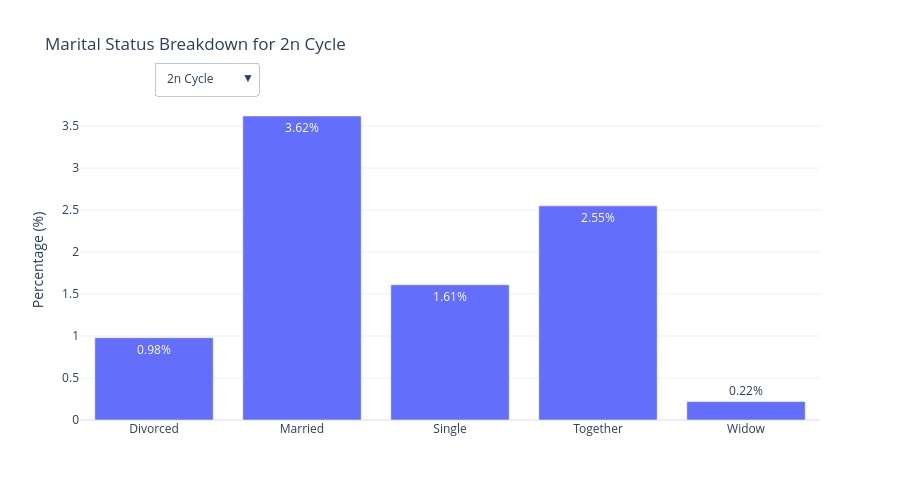

This figure's notebook cell:
### Code cell
import plotly.graph_objects as go

# 1. Prepare data (ensure columns are the marital statuses)
# ct_pct should have Education as index and Marital Statuses as columns
categories = ct_pct.index.tolist()  # Education levels
status_cols = ct_pct.columns.tolist()  # Marital Statuses

fig = go.Figure()

# 2. Add a trace for each Education level (initially only the first one is visible)
for i, edu in enumerate(categories):
    fig.add_trace(
        go.Bar(
            x=status_cols,
            y=ct_pct.loc[edu],
            name=edu,
            visible=(i == 0), # Only first education level shown by default
            text=[f"{v:.2f}%" for v in ct_pct.loc[edu]],
            textposition='auto',
        )
    )

# 3. Create the dropdown menu
dropdown_buttons = []
for i, edu in enumerate(categories):
    # Create a list of booleans: True for the current trace, False for others
    visibility = [False] * len(categories)
    visibility[i] = True
    
    dropdown_buttons.append(dict(
        label=edu,
        method="update",
        args=[{"visible": visibility},
              {"title": f"Marital Status Breakdown for {edu}"}]
    ))

# 4. Update layout with the menu
fig.update_layout(
    updatemenus=[dict(
        active=0,
        buttons=dropdown_buttons,
        direction="down",
        pad={"r": 10, "t": 10},
        showactive=True,
        x=0.1,
        xanchor="left",
        y=1.15,
        yanchor="top"
    )],
    title=f"Marital Status Breakdown for {categories[0]}",
    yaxis_title="Percentage (%)",
    template="plotly_white",
    height=500
)

fig.show()

### Figure 1 — Plotly figure (JSON) as saved in the notebook; plotly's stock layout.template omitted (floating-point values rounded to 4 significant figures)
{"data": [{"name": "2n Cycle", "text": ["0.98%", "3.62%", "1.61%", "2.55%", "0.22%"], "textposition": "auto", "type": "bar", "visible": true, "x": ["Divorced", "Married", "Single", "Together", "Widow"], "y": [0.98, 3.62, 1.61, 2.55, 0.22]}, {"name": "Basic", "text": ["0.04%", "0.89%", "0.80%", "0.63%", "0.04%"], "textposition": "auto", "type": "bar", "visible": false, "x": ["Divorced", "Married", "Single", "Together", "Widow"], "y": [0.04, 0.89, 0.8, 0.63, 0.04]}, {"name": "Graduation", "text": ["5.32%", "19.36%", "11.35%", "12.74%", "1.56%"], "textposition": "auto", "type": "bar", "visible": false, "x": ["Divorced", "Married", "Single", "Together", "Widow"], "y": [5.32, 19.36, 11.35, 12.74, 1.56]}, {"name": "Master", "text": ["1.65%", "6.17%", "3.44%", "4.74%", "0.54%"], "textposition": "auto", "type": "bar", "visible": false, "x": ["Divorced", "Married", "Single", "Together", "Widow"], "y": [1.65, 6.17, 3.44, 4.74, 0.54]}, {"name": "PhD", "text": ["2.32%", "8.58%", "4.51%", "5.23%", "1.07%"], "textposition": "auto", "type": "bar", "visible": false, "x": ["Divorced", "Married", "Single", "Together", "Widow"], "y": [2.32, 8.58, 4.51, 5.23, 1.07]}], "layout": {"height": 500, "title": {"text": "Marital Status Breakdown for 2n Cycle"}, "updatemenus": [{"active": 0, "buttons": [{"args": [{"visible": [true, false, false, false, false]}, {"title": "Marital Status Breakdown for 2n Cycle"}], "label": "2n Cycle", "method": "update"}, {"args": [{"visible": [false, true, false, false, false]}, {"title": "Marital Status Breakdown for Basic"}], "label": "Basic", "method": "update"}, {"args": [{"visible": [false, false, true, false, false]}, {"title": "Marital Status Breakdown for Graduation"}], "label": "Graduation", "method": "update"}, {"args": [{"visible": [false, false, false, true, false]}, {"title": "Marital Status Breakdown for Master"}], "label": "Master", "method": "update"}, {"args": [{"visible": [false, false, false, false, true]}, {"title": "Marital Status Breakdown for PhD"}], "label": "PhD", "method": "update"}], "direction": "down", "pad": {"r": 10, "t": 10}, "showactive": true, "x": 0.1, "xanchor": "left", "y": 1.15, "yanchor": "top"}], "yaxis": {"title": {"text": "Percentage (%)"}}}}
